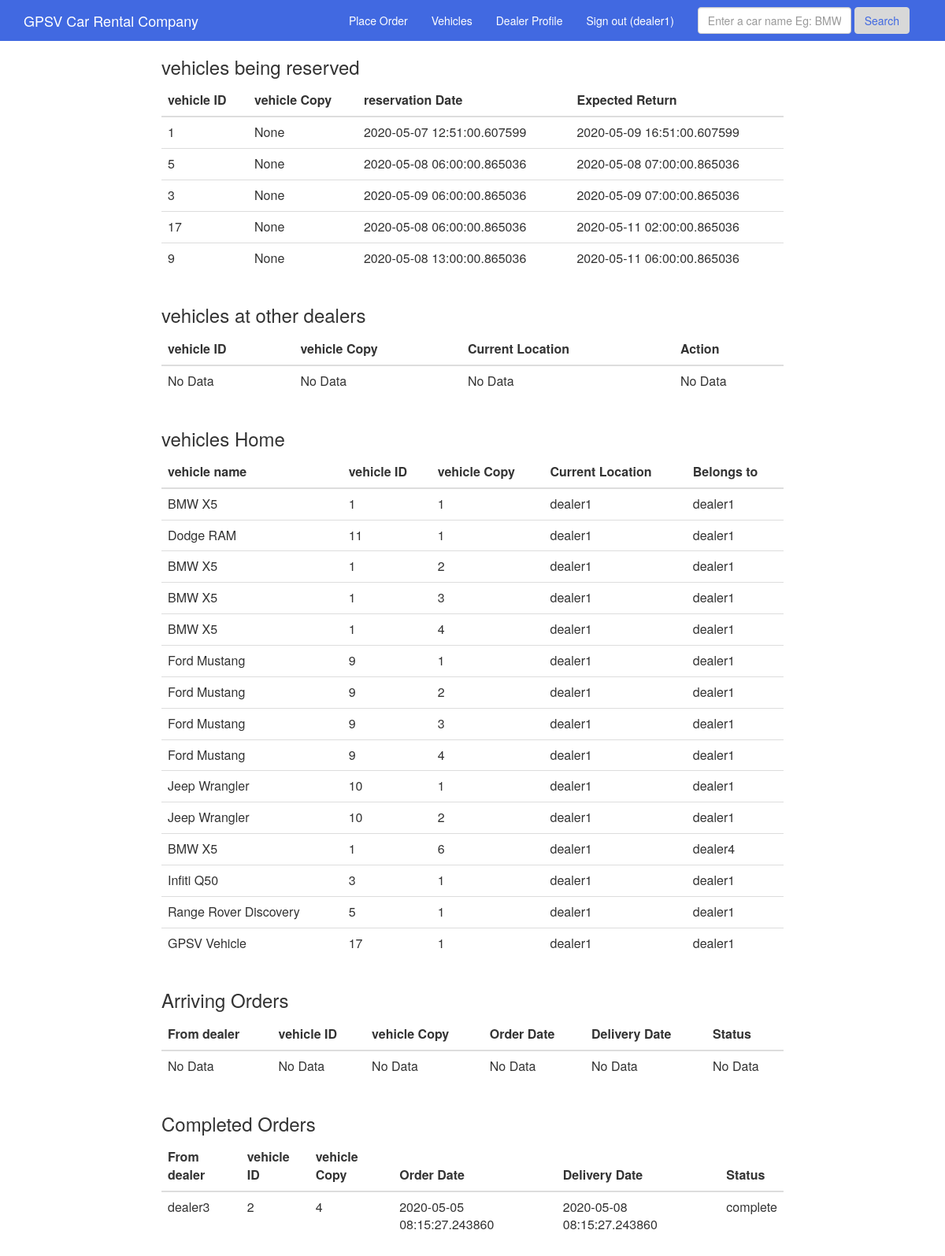
The app's page /dealer_home (signed in) with its own data.
### tables this page shows
CREATE TABLE "reservation" (
	"reservation_id"	integer PRIMARY KEY AUTOINCREMENT,
	"user_id"	varchar,
	"dealer_id"	varchar,
	"vehicle_id"	int,
	"vehicle_copy"	int,
	"reservation_date"	TEXT,
	"exp_return"	TEXT
);

CREATE TABLE inventory(
	dealer_id varchar,
	vehicle_id int,
	vehicle_copy int,
    curr_location int,
	primary key(vehicle_id, vehicle_copy)
    -- foreign key(dealer_id) references dealer(dealer_id),
    -- foreign key(vehicle_id) references vehicle(vehicle_id)
);

CREATE TABLE "vehicle" (
	"vehicle_id"	integer PRIMARY KEY AUTOINCREMENT,
	"vehicle_name"	varchar,
	"vehicle_type"	varchar,
	"number_copies"	varchar
);

CREATE TABLE "lend" (
	"lend_id"	integer PRIMARY KEY AUTOINCREMENT,
	"to_dealer"	int,
	"from_dealer"	int,
	"order_date"	TEXT,
	"delivery_date"	TEXT,
	"vehicle_id"	int,
	"vehicle_copy"	int,
	"status"	varchar,
	"for_user"	varchar
);

### main.py (the view)
@app.route('/dealer_home')
def dealer_home():
    query = ''' select i.dealer_id, i.vehicle_id, i.vehicle_copy, i.curr_location,  d.vehicle_name
                from inventory as i
                inner join vehicle as d
                    on d.vehicle_id = i.vehicle_id
                where curr_location = (?)
                  and not exists(
                      select *
                      from reservation as b
                      where b.vehicle_id   = i.vehicle_id
                        and b.vehicle_copy = i.vehicle_copy
                  );
            '''
    cur = g.db.execute(query, [session['dealer_id']])
    rows = [dict(dealer_id=row[0], vehicle_id=row[1], vehicle_copy=row[2],
                 curr_location=row[3], vehicle_name=row[4]) for row in cur.fetchall()]
    query = ''' select *
                from inventory as i
                where dealer_id = (?) and curr_location != (?)
                  and not exists (
                      select * from reservation as b where b.vehicle_id = i.vehicle_id and b.vehicle_copy = i.vehicle_copy
                  )
            '''
    acur = g.db.execute(query, [session['dealer_id'], session['dealer_id']])
    arows = [dict(dealer_id=row[0], vehicle_id=row[1], vehicle_copy=row[2],
                  curr_location=row[3]) for row in acur.fetchall()]
    bcur = g.db.execute(
        'select * from reservation where dealer_id = (?)', [session['dealer_id']])
    brows = [dict(reservation_id=row[0], user_id=row[1], dealer_id=row[2], vehicle_id=row[3],
                  vehicle_copy=row[4], reservation_date=row[5], exp_return=row[6]) for row in bcur.fetchall()]
    todays_date = datetime.datetime.now()
    todays_date_long = datetime.datetime.now()
    for row in brows:
        if todate(row['exp_return']) < todays_date_long:
            row['vehicle_status'] = 'Overdue'
        else:
            row['vehicle_status'] = 'Good'
    query = ''' select from_dealer, order_date, delivery_date, vehicle_id, vehicle_copy, status, lend_id
                from lend
                where to_dealer = (?)
                  and status <> 'complete'
            '''
    ocur = g.db.execute(query, [session['dealer_id']])
    orders = [dict(from_dealer=row[0], order_date=row[1], delivery_date=row[2], vehicle_id=row[3],
                   vehicle_copy=row[4], vehicle_status=row[5], lend_id=row[6]) for row in ocur.fetchall()]
    for row in orders:
        if todate(row['delivery_date']) <= todays_date_long:
            row['vehicle_status'] = 'recently completed'
            g.db.execute('update lend set status = ("complete") where lend_id = (?)', [
                         row['lend_id']])
            g.db.commit()
    query = ''' select from_dealer, order_date, delivery_date, vehicle_id, vehicle_copy, status, lend_id
                from lend
                where to_dealer = (?)
                  and status = 'complete'
            '''
    ccur = g.db.execute(query, [session['dealer_id']])
    corders = [dict(from_dealer=row[0], order_date=row[1], delivery_date=row[2], vehicle_id=row[3],
                    vehicle_copy=row[4], vehicle_status=row[5], lend_id=row[6]) for row in ccur.fetchall()]
    return render_template('dealer_home.html', rows=rows, arows=arows, brows=brows, orders=orders, corders=corders)

### main.py (called while the page is built)
def todate(datestr, format="%Y-%m-%d %H:%M:%S.%f"):
    result = datetime.datetime.now()
    if not datestr:
        return result
    try:
        result = datetime.datetime.strptime(datestr, format)
    except:
        result = datetime.datetime.strptime(datestr, "%Y-%m-%d")
    return result

@app.before_request
def before_request():
    g.db = connect_db()

@app.teardown_request
def teardown_request(exception):
    db = getattr(g, 'db', None)
    if db is not None:
        db.close()

def connect_db():
    return sqlite3.connect(app.config['DATABASE'])

### templates/dealer_home.html (shortened to what this page needs)
{% extends "layout.html" %} {% block body %} {% if session.dealer_logged_in %}
<div class="row">
    <div class="col-md-2"></div>
    <div class="col-md-8">
        <h3>vehicles being reserved</h3>
        <table class="table">
            <thead>
                <tr>
                    <th>
                        vehicle ID
                    </th>
                    <th>
                        vehicle Copy
                    </th>
                    <th>
                        reservation Date
                    </th>
                    <th>
                        Expected Return
                    </th>
                </tr>
            </thead>
            <tbody>
                {% for row in brows %}
                <tr>
                    <td>
                        {{ row['vehicle_id'] }}
                    </td>
                    <td>
                        {{ row['vehicle_copy'] }}
                    </td>
                    <td>
                        {{ row['reservation_date'] }}
                    </td>
                    <td>
                        {{ row['exp_return'] }}
                    </td>
                </tr>
                {% endfor %}
            </tbody>
        </table>
    </div>
    <div class="col-md-2"></div>
</div>
<div class="row">
    <div class="col-md-2"></div>
    <div class="col-md-8">
        <h3>vehicles at other dealers</h3>
        <table class="table">
            <thead>
                <tr>
                    <th>
                        vehicle ID
                    </th>
                    <th>
                        vehicle Copy
                    </th>
                    <th>
                        Current Location
                    </th>
                    <th>
                        Action
                    </th>
                </tr>
            </thead>
            <tbody>
                {% for row in arows %}
                <tr>
                    <td>
                        {{ row['vehicle_id'] }}
                    </td>
                    <td>
                        {{ row['vehicle_copy'] }}
                    </td>
                    <td>
                        {{ row['curr_location'] }}
                    </td>
                    <td>
                        <a class="btn btn-primary btn-sm" href="{{ url_for('retrieve', vehicle_id=row['vehicle_id'], vehicle_copy=row['vehicle_copy'] ) }}" role="button">Retrieve</a>
                    </td>
                </tr>
                {% else %}
                <tr>
                    <td>
                        No Data
                    </td>
                    <td>
                        No Data
                    </td>
                    <td>
                        No Data
                    </td>
                    <td>
                        No Data
                    </td>
                </tr>
                {% endfor %}
            </tbody>
        </table>
    </div>
    <div class="col-md-2"></div>
</div>
<div class="row">
    <div class="col-md-2"></div>
    <div class="col-md-8">
        <h3>vehicles Home</h3>
        <table class="table">
            <thead>
                <tr>
                    <th>
                        vehicle name
                    </th>
                    <th>
                        vehicle ID
                    </th>
                    <th>
                        vehicle Copy
                    </th>
                    <th>
                        Current Location
                    </th>
                    <th>
                        Belongs to
                    </th>
                </tr>
            </thead>
            <tbody>
                {% for row in rows %}
                <tr>
                    <td>
                        {{ row['vehicle_name'] }}
                    </td>
                    <td>
                        {{ row['vehicle_id'] }}
                    </td>
                    <td>
                        {{ row['vehicle_copy'] }}
                    </td>
                    <td>
                        {{ row['curr_location'] }}
                    </td>
                    <td>
                        {{ row['dealer_id'] }}
                    </td>
                </tr>
                {% endfor %}
            </tbody>
        </table>
    </div>
    <div class="col-md-2"></div>
</div>
<div class="row">
    <div class="col-md-2"></div>
    <div class="col-md-8">
        <h3>Arriving Orders</h3>
        <table class="table">
            <thead>
                <tr>
                    <th>
                        From dealer
                    </th>
                    <th>
                        vehicle ID
                    </th>
                    <th>
                        vehicle Copy
                    </th>
                    <th>
                        Order Date
                    </th>
                    <th>
                        Delivery Date
                    </th>
                    <th>
                        Status
                    </th>
                </tr>
            </thead>
            <tbody>
                {% for row in orders %}
                <tr>
                    <td>
                        {{ row['from_dealer'] }}
                    </td>
                    <td>
                        {{ row['vehicle_id'] }}
                    </td>
                    <td>
                        {{ row['vehicle_copy'] }}
                    </td>
                    <td>
                        {{ row['order_date'] }}
                    </td>
                    <td>
                        {{ row['delivery_date'] }}
                    </td>
                    <td>
                        {{ row['vehicle_status'] }}
                    </td>
                </tr>
                {% else %}
                <tr>
                    <td>
                        No Data
                    </td>
                    <td>
                        No Data
                    </td>
                    <td>
                        No Data
                    </td>
                    <td>
                        No Data
                    </td>
                    <td>
                        No Data
                    </td>
                    <td>
                        No Data
                    </td>
                </tr>
                {% endfor %}
            </tbody>
        </table>
    </div>
    <div class="col-md-2"></div>
</div>
<div class="row">
    <div class="col-md-2"></div>
    <div class="col-md-8">
        <h3>Completed Orders</h3>
        <table class="table">
            <thead>
                <tr>
                    <th>
                        From dealer
                    </th>
                    <th>
                        vehicle ID
                    </th>
                    <th>
                        vehicle Copy
                    </th>
                    <th>
                        Order Date
                    </th>
                    <th>
                        Delivery Date
                    </th>
                    <th>
                        Status
                    </th>
                </tr>
            </thead>
            <tbody>
                {% for row in corders %}
                <tr>
                    <td>
                        {{ row['from_dealer'] }}
                    </td>
                    <td>
                        {{ row['vehicle_id'] }}
                    </td>
                    <td>
                        {{ row['vehicle_copy'] }}
                    </td>
                    <td>
                        {{ row['order_date'] }}
                    </td>
                    <td>
                        {{ row['delivery_date'] }}
                    </td>
                    <td>
                        {{ row['vehicle_status'] }}
                    </td>
                </tr>
                {% endfor %}
            </tbody>
        </table>
    </div>
    <div class="col-md-2"></div>
</div>
{% else %}
<h3> No Access! </h3>
{% endif %} {% endblock %}

### static/css/custom.css (style rules this page uses)
html { height: 100%; }
body { height: 100%; }

### records on screen
reservation: vehicle_id "1", vehicle_copy "None", reservation_date "2020-05-07 12:51:00.607599", exp_return "2020-05-09 16:51:00.607599"
reservation: vehicle_id "5", vehicle_copy "None", reservation_date "2020-05-08 06:00:00.865036", exp_return "2020-05-08 07:00:00.865036"
reservation: vehicle_id "3", vehicle_copy "None", reservation_date "2020-05-09 06:00:00.865036", exp_return "2020-05-09 07:00:00.865036"
reservation: vehicle_id "17", vehicle_copy "None", reservation_date "2020-05-08 06:00:00.865036", exp_return "2020-05-11 02:00:00.865036"
reservation: vehicle_id "9", vehicle_copy "None", reservation_date "2020-05-08 13:00:00.865036", exp_return "2020-05-11 06:00:00.865036"
inventory: vehicle_name "BMW X5", vehicle_id "1", vehicle_copy "1", curr_location "dealer1", dealer_id "dealer1"
inventory: vehicle_name "Dodge RAM", vehicle_id "11", vehicle_copy "1", curr_location "dealer1", dealer_id "dealer1"
inventory: vehicle_name "BMW X5", vehicle_id "1", vehicle_copy "2", curr_location "dealer1", dealer_id "dealer1"
inventory: vehicle_name "BMW X5", vehicle_id "1", vehicle_copy "3", curr_location "dealer1", dealer_id "dealer1"
inventory: vehicle_name "BMW X5", vehicle_id "1", vehicle_copy "4", curr_location "dealer1", dealer_id "dealer1"
inventory: vehicle_name "Ford Mustang", vehicle_id "9", vehicle_copy "1", curr_location "dealer1", dealer_id "dealer1"
inventory: vehicle_name "Ford Mustang", vehicle_id "9", vehicle_copy "2", curr_location "dealer1", dealer_id "dealer1"
inventory: vehicle_name "Ford Mustang", vehicle_id "9", vehicle_copy "3", curr_location "dealer1", dealer_id "dealer1"
inventory: vehicle_name "Ford Mustang", vehicle_id "9", vehicle_copy "4", curr_location "dealer1", dealer_id "dealer1"
inventory: vehicle_name "Jeep Wrangler", vehicle_id "10", vehicle_copy "1", curr_location "dealer1", dealer_id "dealer1"
inventory: vehicle_name "Jeep Wrangler", vehicle_id "10", vehicle_copy "2", curr_location "dealer1", dealer_id "dealer1"
inventory: vehicle_name "BMW X5", vehicle_id "1", vehicle_copy "6", curr_location "dealer1", dealer_id "dealer4"
inventory: vehicle_name "Infiti Q50", vehicle_id "3", vehicle_copy "1", curr_location "dealer1", dealer_id "dealer1"
inventory: vehicle_name "Range Rover Discovery", vehicle_id "5", vehicle_copy "1", curr_location "dealer1", dealer_id "dealer1"
inventory: vehicle_name "GPSV Vehicle", vehicle_id "17", vehicle_copy "1", curr_location "dealer1", dealer_id "dealer1"
lend: from_dealer "dealer3", vehicle_id "2", vehicle_copy "4", order_date "2020-05-05 08:15:27.243860", delivery_date "2020-05-08 08:15:27.243860", vehicle_status "complete"

### other values on screen
{{ session['dealer_id'] }} "dealer1"
